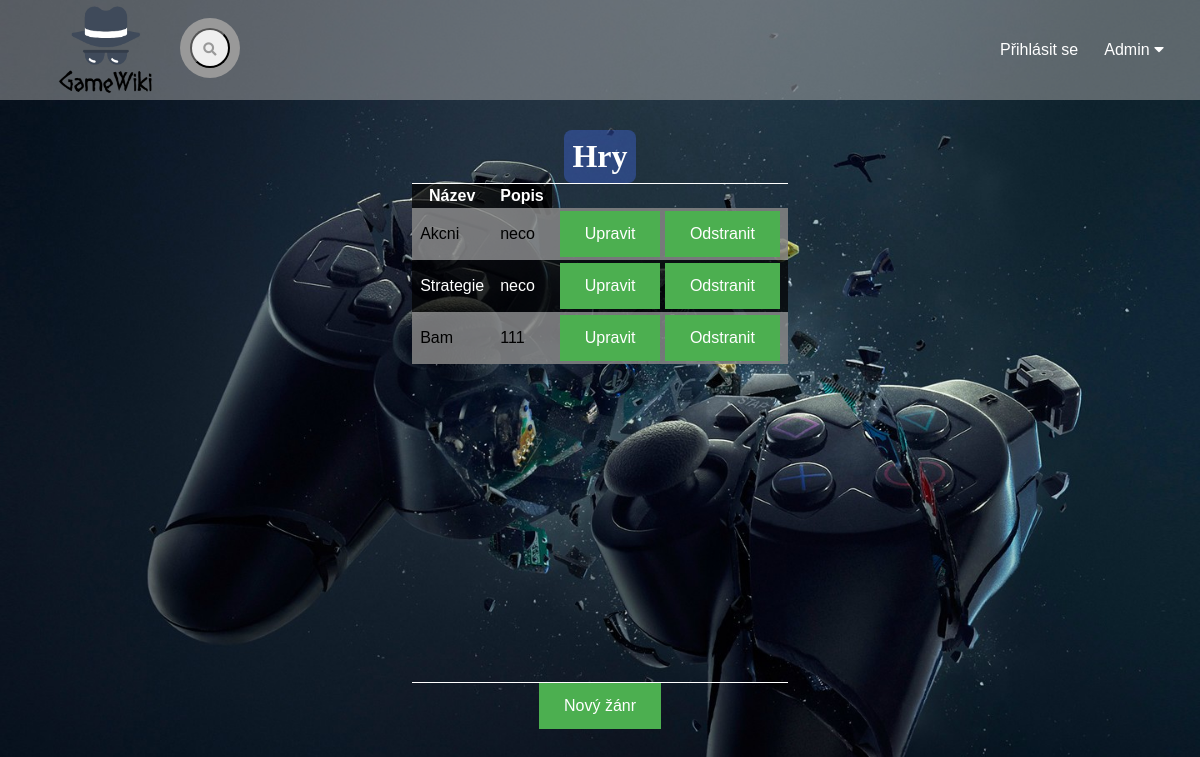
Before: /zanr with the older database file.
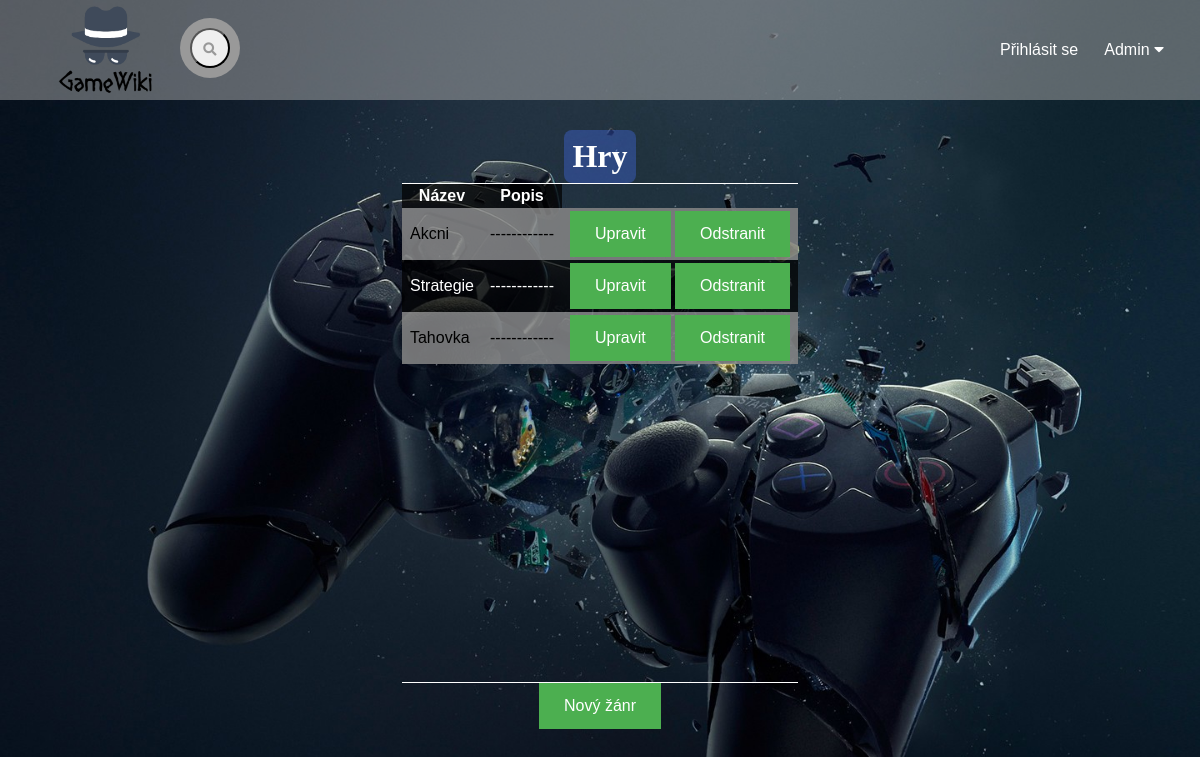
After: the same page with the newer database file.
### tables this page shows
CREATE TABLE `zanr` (
  `id_zanru` int(10) NOT NULL,
  `nazev` varchar(50) NOT NULL,
  `popis` text NOT NULL
);

### index.php (called while the page is built, shortened)
<?php
  $smerovac = new SmerovacKontroler();
  $smerovac->zpracuj(array($_SERVER["REQUEST_URI"]));
  $smerovac->vypisPohled();
?>

### kontrolery/ZanrKontroler.php (called while the page is built, shortened)
<?php
class ZanrKontroler extends Kontroler {
  public function zpracuj($parametry) {
    $spravceZanru = new SpravceZanru();
    $zanr = $spravceZanru->vratVsechnyZanry();
  }
}
?>

### modely/Db.php (called while the page is built, shortened)
<?php
class Db {
  private static $spojeni;
  private static $nastaveni = array(
		PDO::ATTR_ERRMODE => PDO::ERRMODE_EXCEPTION,
		PDO::ATTR_EMULATE_PREPARES => false,
	);
    public static function pripoj($server, $uzivatel, $heslo, $databaze)
    {
	  if (!isset(self::$spojeni))
      {
        $dsn = "mysql:host=$server;dbname=$databaze;charset=utf8";
			 self::$spojeni = new PDO(
				$dsn,
				$uzivatel,
				$heslo,
				self::$nastaveni
			 );
	  }
	}
  public static function dotazVsechny($dotaz, $parametry = array()) {
		$navrat = self::$spojeni->prepare($dotaz);
		$navrat->execute($parametry);
		return $navrat->fetchAll();
	}
}

### modely/SpravceZanru.php (called while the page is built, shortened)
<?php
class SpravceZanru {
  public function vratVsechnyZanry() {
    $zanr = Db::dotazVsechny("
      SELECT *
      FROM zanr
    ");
    return $zanr;
  }
}
?>

### kontrolery/SmerovacKontroler.php (called while the page is built, shortened)
<?php
class SmerovacKontroler extends Kontroler {
  protected $kontroler;
  public function zpracuj($parametry) {
    $castiCesty = $this->parsujURL($parametry[0]);
    $nazevKontroleru = $this->pomlckyNaVelbloudiNotaci(array_shift($castiCesty)) . "Kontroler";
    if (file_exists("kontrolery/$nazevKontroleru.php"))
    {
      $this->kontroler = new $nazevKontroleru();
    }
    else {
      $this->presmeruj("chyba");
    }
    $this->kontroler->zpracuj($castiCesty);
  }
  private function parsujURL($url) {
    $rozdelenaURL = parse_url($url);
    $cesta = $rozdelenaURL["path"];
    $cesta = ltrim($cesta, "/");
    $cesta = trim($cesta);
    $rozdelenaCesta = explode("/", $cesta);
    return $rozdelenaCesta;
  }
  private function pomlckyNaVelbloudiNotaci($text) {
    $text = str_replace("-", " ", $text);
    $text = ucwords($text);
    $text = str_replace(" ", "", $text);
    return $text;
  }
}
?>

### pohledy/zanr.phtml (the view, shortened to what this page needs)
<div class="admin">
 <h1>Hry</h1>
     <table>
     <tr>
       <th>Název</th>
       <th>Popis</th>
     </tr>
     <?php foreach ($zanr as $zanr1) { ?>
        <tr>
          <td><?= $zanr1["nazev"] ?></td>
          <td><?= $zanr1["popis"] ?></td>
          <td>
            <a href="editace-zanru/<?= $zanr1["id_zanru"] ?>">Upravit</a>
            <a href="zanr/<?= $zanr1["id_zanru"] ?>/odstranit">Odstranit</a>
           </td>
        </tr>
     <?php } ?>
     </table>
  <p>
    <a href="editace-zanru">Nový žánr</a>
  </p>
     </div>

Changed rows visible on the page:
removed zanr: nazev "Bam", popis "111"
changed zanr "Akcni": popis "neco" → "------------"
changed zanr "Strategie": popis "neco" → "------------"
added zanr: nazev "Tahovka", popis "------------"
